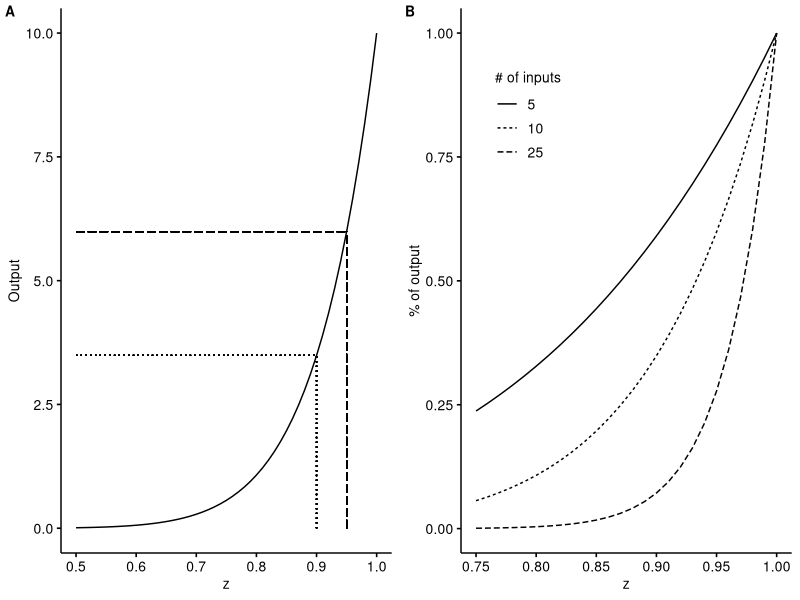
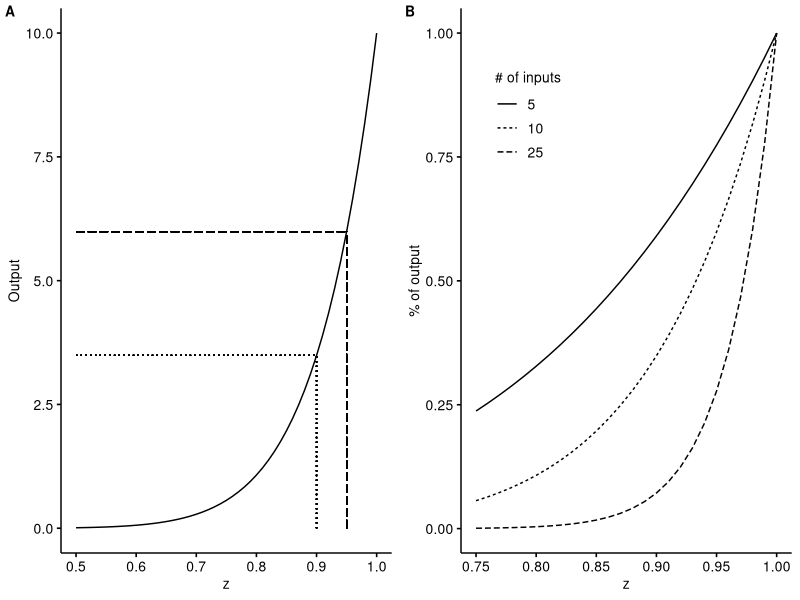

R code for these plots, in order:
library(tidyverse)
library(ggpubr)

# output decline bwetween .95 and 90 in quality, by number of tasks
tb <- tibble(tasks = 1:100, output_95 = 0.95^(tasks)*tasks, output_90 = 0.9^(tasks)*tasks) %>%
  mutate(diff_ratio = output_95 / output_90,
         diff_abs = output_95 - output_90)

# output by quality for 10 task process
 quality <- seq(0.50, 1, 0.01)
 tasks <- rep(10, length(quality))
 output_tb <- tibble(quality, tasks) %>%
 mutate(output = quality^(tasks)*tasks)

p5 <- ggline(output_tb,
       numeric.x.axis = TRUE,
       x = "quality",
       y = "output",
       plot_type = "l",
       xlab = "z",
       ylab = "Output") %>%
  ggpar(font.tickslab = 10, font.x = 10, font.y = 10) +
  geom_segment(aes(x = .95, y = 0, xend = 0.95, yend = 5.99), linetype = "longdash", size = 0.4) +
  geom_segment(aes(x = 0.5, y = 5.99, xend = 0.95, yend = 5.99), linetype = "longdash", size = 0.4) +
  geom_segment(aes(x = 0.90, y = 0, xend = 0.90, yend = 3.49), linetype = "dotted", size = 0.4) +
  geom_segment(aes(x = 0.5, y = 3.49, xend = 0.90, yend = 3.49), linetype = "dotted", size = 0.4)


# percentage of output lost by worker quality for 4 different task levels
quality <- seq(0.75, 1, 0.01)

tasks <- c(rep(5, length(quality)), rep(10, length(quality)), rep(25, length(quality)))

 scaled_output_tb <- tibble(qual = rep(quality, 3), tasks) %>%
 mutate(output = qual^(tasks)*tasks) %>%
   mutate(rescaled_output = output/tasks) %>%
   mutate(tasks = as.factor(tasks))

p6 <- ggline(scaled_output_tb,
             numeric.x.axis = TRUE,
             #group = "tasks",
             x = "qual",
             y = "rescaled_output",
             linetype = "tasks",
             plot_type = "l",
             xlab = "z",
             ylab = "% of output",
             palette = "jco") %>%
  ggpar(font.tickslab = 10, font.x = 10, font.y = 10, font.legend = 10, legend = "top", legend.title = "# of inputs") +
  theme(legend.position = c(0.2, 0.8))

ggarrange(p5, p6, ncol = 2, nrow = 1, labels = c("A", "B"), font.label = list(size = 10, face = "bold"))

ggsave(
  filename = "/home/post/university/SGED07/assignments/papers/final_folder/figures/z.pdf",
  plot = last_plot(),
  device = NULL,
  path = NULL,
  scale = 1,
  width = 18.4,
  height = 8,
  units = c("cm"),
  dpi = "print",
  limitsize = TRUE
)

